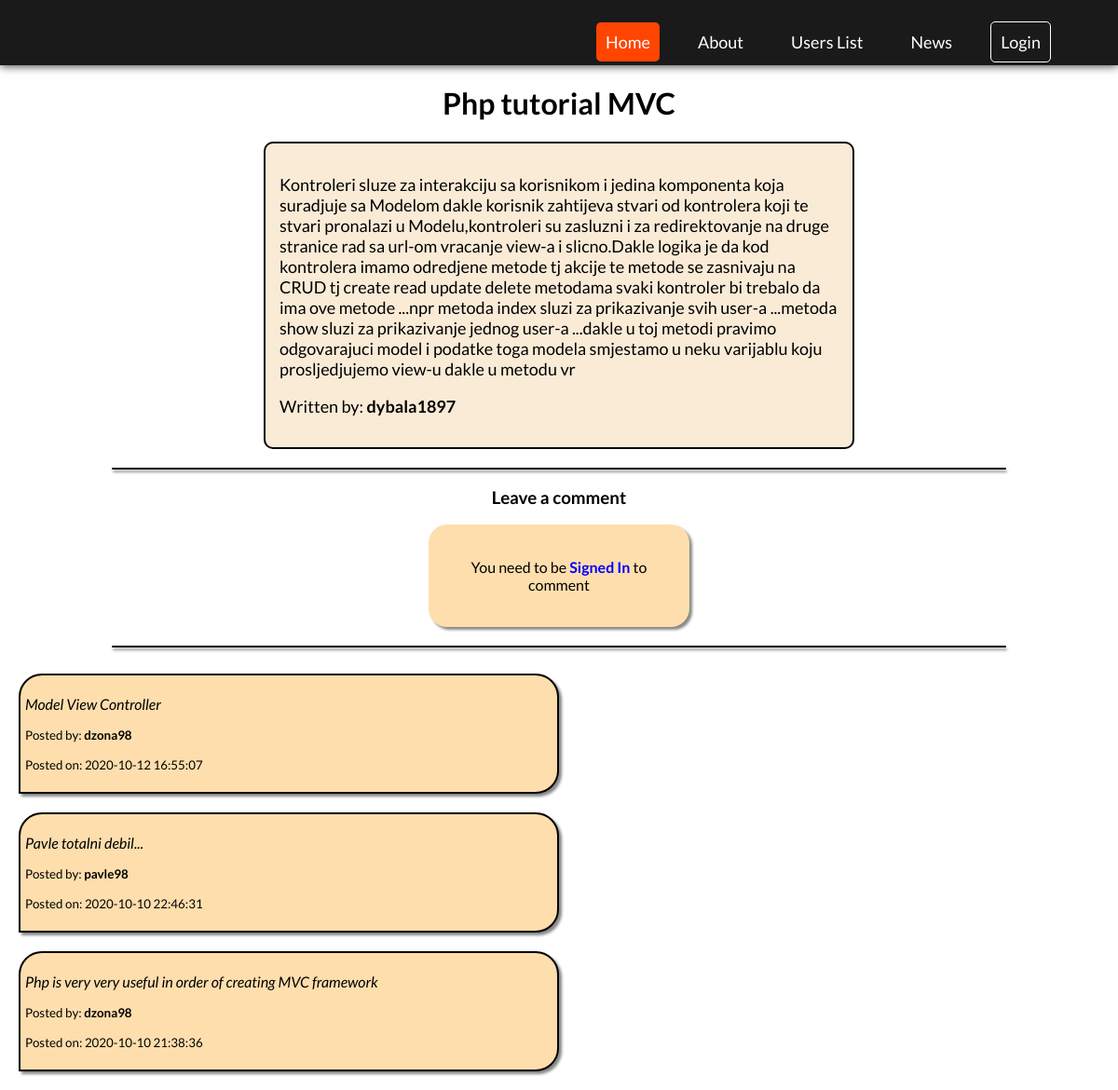
The page /news/show/14 on the database its author committed.
### tables this page shows
CREATE TABLE `news` (
  `id` int(11) NOT NULL,
  `user_id` int(11) NOT NULL,
  `title` varchar(255) NOT NULL,
  `synopsis` varchar(200) NOT NULL,
  `body` mediumtext NOT NULL
);

CREATE TABLE `users` (
  `id` int(11) NOT NULL,
  `username` varchar(255) NOT NULL,
  `email` varchar(255) NOT NULL,
  `password` varchar(255) NOT NULL
);

CREATE TABLE `comments` (
  `id` int(11) NOT NULL,
  `news_id` int(11) NOT NULL,
  `user_id` int(11) NOT NULL,
  `body` varchar(255) NOT NULL,
  `date` timestamp NOT NULL DEFAULT current_timestamp() ON UPDATE current_timestamp()
);

### app/controllers/News.php (called while the page is built, shortened)
<?php
class News extends Controller{
    protected $newsModel;
    public function __construct()
    {
        $this->newsModel=$this->model('News_model'); ;
    }
    public function show($newsID){
        $news = [
            'news'=>$this->newsModel->show($newsID)
        ];
        $data = [
            'news'=>$this->newsModel->show($newsID),
            'user'=> $this->newsModel->showUser($news['news']->user_id),
            'comments' => $this->newsModel->showComments($newsID),
            'usersComments'=>$this->newsModel->showUsersComments()
        ];
        $this->view('users/showOneNews',$data);
    }
}

### app/libraries/Core.php (called while the page is built, shortened)
<?php
  class Core {
    protected $currentController = 'Home';
    protected $currentMethod = 'index';
    protected $params = [];
    public function __construct(){
      $url = $this->getUrl();
      if($url==NULL){
        $url[0]=$this->currentController;
        require_once '../app/controllers/'. $this->currentController . '.php';
        $this->currentController = new $url[0]($this->currentMethod);
      }
      else {
        $this->currentController=$url[0];
        $this->currentMethod = isset($url[1]) ? $url[1] :'';
        $this->params=array_slice($url, 2);
        $this->ctrlPath = '../app/controllers/' . ucwords($url[0]). '.php';
        if(file_exists($this->ctrlPath)){
          $this->currentController = new $url[0]($this->currentMethod);
        }
        else {
           die("Location does not exist on this server. 404");
        }
      }
      call_user_func_array([$this->currentController, $this->currentMethod], $this->params);
    }
    public function getUrl(){
      if(isset($_GET['url'])){
        $url = rtrim($_GET['url'], '/');
        $url = filter_var($url, FILTER_SANITIZE_URL);
        $url = explode('/', $url);
        return $url;
      }
    }
  }

### app/require.php (called while the page is built, shortened)
<?php
    require_once 'libraries/Core.php';
    require_once 'libraries/Controller.php';
    require_once 'libraries/Database.php';
    $init = new Core();

### public/index.php (called while the page is built)
<?php
    require_once '../app/require.php';

### app/libraries/Database.php (called while the page is built, shortened)
<?php
    class Database {
        private $dbHost = DB_HOST;
        private $dbUser = DB_USER;
        private $dbPass = DB_PASS;
        private $dbName = DB_NAME;
        private $statement;
        private $dataBase;
        public function __construct() {
            $conn = 'mysql:host=' . $this->dbHost . ';dbname=' . $this->dbName;
            $options = array(
                PDO::ATTR_PERSISTENT => true,
                PDO::ATTR_ERRMODE => PDO::ERRMODE_EXCEPTION
            );
            try {
                $this->dataBase = new PDO($conn, $this->dbUser, $this->dbPass, $options);
            } catch (PDOException $e) {
                $this->error = $e->getMessage();
                echo $this->error;
            }
        }
        public function query($sql) {
            $this->statement = $this->dataBase->prepare($sql);
        }
        public function bind($parameter, $value, $type = null) {
            switch (is_null($type)) {
                default:
                    $type = PDO::PARAM_STR;
            }
            $this->statement->bindValue($parameter, $value, $type);
        }
        public function execute() {
            return $this->statement->execute();
        }
        public function all() {
            $this->execute();
            return $this->statement->fetchAll(PDO::FETCH_OBJ);
        }
        public function single() {
            $this->execute();
            return $this->statement->fetch(PDO::FETCH_OBJ);
        }
    }

### app/models/News_model.php (called while the page is built, shortened)
<?php
class News_model {
    private $db;
    public function __construct() {
        $this->db = new Database;
    }
    public function show($newsID){
        $this->db->query("SELECT * FROM news WHERE id=:id");
        $this->db->bind(':id', $newsID);
        return $this->db->single();
     }
    public function showUser($userID){
        $this->db->query("SELECT * FROM users WHERE id=:id");
        $this->db->bind(':id', $userID);
        return $this->db->single();
    }
    public function showUsersComments(){
        $this->db->query("SELECT * FROM users ");
        return $this->db->all();
    }
    public function showComments($newsID){
        $this->db->query("SELECT * FROM comments WHERE news_id=:id ORDER BY date DESC");
        $this->db->bind(':id',$newsID);
        return $this->db->all();
    }
}

### app/views/users/showOneNews.php (the view, shortened to what this page needs)
<?php
   require APPROOT . '/views/includes/head.php';
?>
<div class="navbar">
    <?php
       require APPROOT . '/views/includes/navigation.php';
    ?>
</div>
<div class="news-flex-one">
 <h1 style="text-align: center;"> <?= $data['news']->title ; ?> </h1>
        <div class="news-section-one">
             <p> <?= $data['news']->body; ?>  </p>
   <div class="written-by-p">
   <p>Written by: <a href="<?php echo URLROOT; ?>/users/show/<?=$data['user']->id ?>"><b><?= $data['user']->username ?></b></a>   </p>
</div>
      </div>
      </div>
      <hr class="news-comment-separator">
      <div style="text-align: center;"><h3>Leave a comment</h3></div>
      <?php if(isset($_SESSION['user_id'])): ?>
                        <div class="comment-news-section">
                           <form  action="<?php echo URLROOT; ?>/comments/store" method="POST" >
                                    <input  type="hidden" name="userid" value=" <?php echo $_SESSION['user_id'] ?> " readonly >
                                    <input  type="hidden" name="newsid" value=" <?php echo $data['news']->id ?>    " readonly >
                                    <textarea class="comment-body" name="body" id="comment" rows="3" placeholder="Comment" required></textarea>
                                    <button type="submit" name="comment-button" >Comment</button>
                           </form>
               </div>
      <?php else: ?>
         <div class="forbidden-comment-section" >
            <p >You need to be <a style="color: blue;text-decoration: none;" href="<?php echo URLROOT; ?>/users/login"> <b>Signed In</b></a> to comment </p>
         </div>
      <?php endif; ?>
      <hr class="news-comment-separator">
<div class="one-comment-flex">
      <?php foreach($data['comments'] as $comment): ?>
         <div class="one-comment">
         <p>  <i><?= $comment->body; ?></i>  </p>
         <?php foreach($data['usersComments'] as $user):  ?>
            <?php if($user->id == $comment->user_id): ?>
             <p><small> Posted by:   <b><?= $user->username; ?></b>  </small></p>
             <p><small>Posted on: <?= $comment->date; ?> </small> </p>
         <?php else: ?>
         <?php endif;?>
         <?php endforeach; ?>
      </div>
      <?php endforeach; ?>
        </div>

### public/css/style.css (style rules this page uses)
html, body { height: 100%; width: 100%; padding: 0; margin: 0; top: 0; bottom: 0; font-family: 'Lato', sans-serif; }
.navbar { width: 100%; height: 70px; background-color: #1a1a1a; box-shadow: 0px 0px 10px #1a1a1a; }
.written-by-p a { color: black; text-decoration: none; }
.news-section-one { background-color: antiquewhite; border: 2px solid black; width: 50%; border-radius: 10px; margin: 0 auto; font-size: large; padding: 15px; }
.news-comment-separator { height: 2px; background-color: #000000; width: 80%; border-radius: 20px; border: none; margin-top: 20px; box-shadow: 1px 3px 3px #888888; }
.forbidden-comment-section { text-align: center; background-color: navajowhite; width: 20%; padding: 20px; margin: 0 auto; border-radius: 20px; box-shadow: 3px 3px 3px #888888; }
.one-comment { background-color: navajowhite; border: 2px solid black; margin-top: 20px; margin: 10px; padding: 5px; border-top-left-radius: 25px; border-top-right-radius: 25px; border-bottom-right-radius: 25px; box-shadow: 3px 3px 3px #888888; }
.one-comment-flex { display: flex; flex-direction: column; width: 50%; padding: 10px; }

### rows shown on the page
news: title "Php tutorial MVC", body "Kontroleri sluze za interakciju sa korisnikom i jedina komponenta koja suradjuje sa Modelom dakle korisnik zahtijeva stvari od kontrolera koji te stvari pronalazi u Modelu,kontroleri su zasluzni i za redirektovanje na druge stranice rad sa url-om vracanje view-a i slicno.Dakle logika je da kod kontrolera imamo odredjene metode tj akcije te metode se zasnivaju na CRUD tj create read update delete metodama svaki kontroler bi trebalo da ima ove metode ...npr metoda index sluzi za prikazivanje svih user-a ...metoda show sluzi za prikazivanje jednog user-a ...dakle u toj metodi pravimo odgovarajuci model i podatke toga modela smjestamo u neku varijablu koju prosljedjujemo view-u dakle u metodu vr"
users: username "dybala1897"
comments: body "Model View Controller", date "2020-10-12 16:55:07"
users: username "dzona98"
comments: body "Pavle totalni debil...", date "2020-10-10 22:46:31"
users: username "pavle98"
comments: body "Php is very very useful in order of creating MVC framework", date "2020-10-10 21:38:36"
